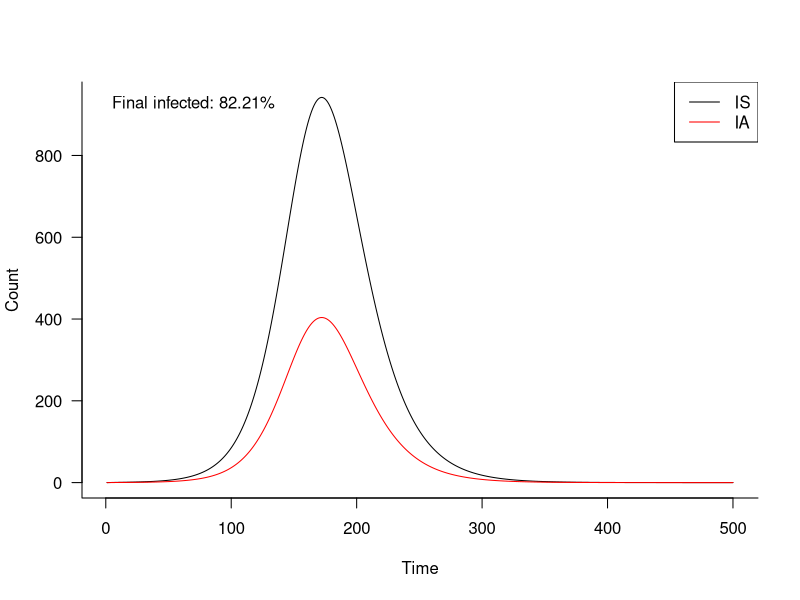
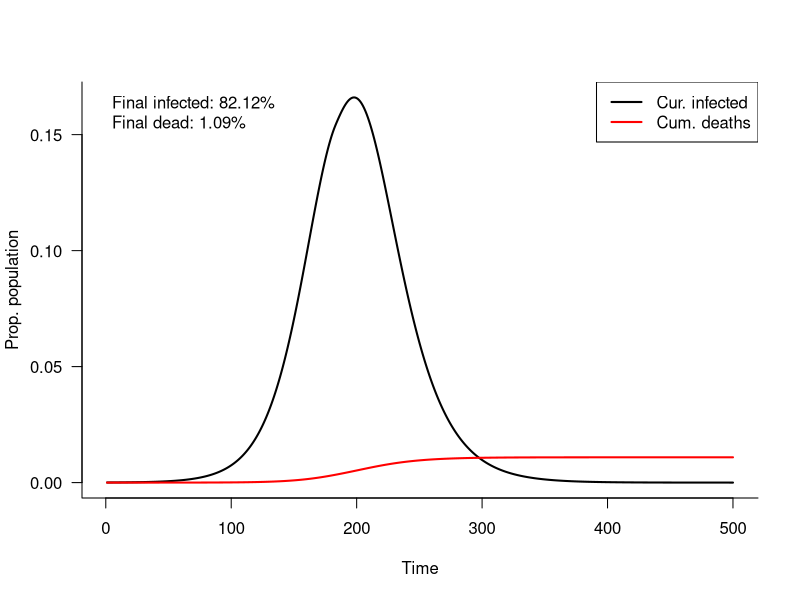

These figures' R source, in order: (Note: this script raises an error after producing the figures.)
#################################################
#################################################
# FACE MASK USE AND OPTIMAL RESOURCE ALLOCATION
# DURING THE COVID-19 PANDEMIC
# Colin Worby & Hsiao-Han Chang
# cworby@broadinstitute.org
# hhchang@life.nthu.edu.tw
# 2020-04-26
#################################################
#################################################
library(deSolve)
###################################
# Specify basic model structure
# S - E - IP - IS/IA - R
# No mask use/interventions

basic2Imodel <- function(t, y, params) {
  
  S <- y[1]; E <- y[2]; IP <- y[3]; IS <- y[4]; IA <- y[5]; R <- y[6]
  N <- S+E+IP+IS+IA+R 
  
  with(as.list(c(params)), {

    dS <- -S*beta*(IS+asym.inf*(IA+IP))/N # susceptible
    dE <- S*beta*(IS+asym.inf*(IA+IP))/N - a1*E # exposed
    dIP <- a1*E - a2*IP # presymptomatic (but infectious)
    dIS <- a2*(1-p.asym)*IP - gS*IS # symptomatic
    dIA <- a2*p.asym*IP - gA*IA # mild/asymptomatic
    dR <- gS*IS+gA*IA # removed
    ret <- c(dS, dE, dIP, dIS, dIA, dR)
    list(ret)
  })
}

# Specify parameters
R0 <- 2.1 # basic reproduction number
asym.inf <- 0.5 # relative infectiousness of asymptomatic/mildly symptomatic cases
p.asym <- 0.3 # proportion of cases that are asymptomatic/mildly/ symptomatic
N <- 10000 # population size

# Progression rates
a1 <- 1/1 # E -> IP
a2 <- 1/5 # IP -> I
gS <- 1/14 # IS -> R
gA <- 1/14 # IA -> R

# infection rate under the parameters specified
beta <- R0*a2*gA*gS/(asym.inf*gA*gS + asym.inf*p.asym*a2*gS + (1-p.asym)*a2*gA)
# list of parameters
params <- list(beta=beta, asym.inf=asym.inf, p.asym=p.asym,
               a1=a1, a2=a2, gA=gA, gS=gS)
# Vector of starting values
start <- c(N-1,1,0,0,0,0)
# Time steps to run model
steps <- 1:500
# Run model
out <- lsoda(y=start, times=steps, func=basic2Imodel, parms=params)

# Plot epidemic curves
plot(out[,1], out[,5], type="l", las=1, bty="l", xlab="Time", ylab="Count")
lines(out[,1], out[,6], col="red")
legend("topright", legend=c("IS","IA"), col=c("black","red"), lty=1)
legend("topleft", legend=paste("Final infected: ", round(100*out[max(steps),7]/N,2), "%", sep=""), bty="n")

# Theoretical R0 based on final size
#log(out[max(steps),2]/N)/(out[max(steps),2]/N-1)

#####################################
# RESOURCE ALLOCATION MODEL
# Masks are given to a proportion of susceptibles at the start
# Masks can be provided to a proportion of infected (& detected) individuals
# Mask resources are limited to cover X% of the population

SEIRD_mask_age <- function(t,x,params) {
  
  Se=x[1:2]; Ee=x[3:4]; Ie.pre=x[5:6]; Ie.low_detect=x[7:8]; Ie.low_missed=x[9:10]; Ie.high=x[11:12]
  Sm=x[13:14]; Em=x[15:16]; Im.pre=x[17:18]; Im.low_detect=x[19:20]; Im.low_missed=x[21:22]; Im.high=x[23:24] 
  R=x[25:26]; D=x[27:28]; Nm=x[29] 

  with(as.list(c(params)), {  
    # Are masks available??
    if (Nm>mask.lim) {
      inf.mask.use <- c(0,0)
    }

    dSe <- -Se*inf.rate*(sum( c(sum(Ie.pre+Ie.low_detect+Ie.low_missed)*asym.inf,sum(Ie.high)) ) + 
                           sum( c(sum(Im.pre+Im.low_detect+Im.low_missed)*asym.inf,sum(Im.high)) )*mask.trans)/sum(N)

    dSm <- -Sm*inf.rate*mask.sus*(sum( c(sum(Ie.pre+Ie.low_detect+Ie.low_missed)*asym.inf,sum(Ie.high)) ) +
                                    sum( c(sum(Im.pre+Im.low_detect+Im.low_missed)*asym.inf,sum(Im.high)) )*mask.trans)/sum(N)

    dEe <- Se*inf.rate*(sum( c(sum(Ie.pre+Ie.low_detect+Ie.low_missed)*asym.inf,sum(Ie.high)) ) +
                          sum( c(sum(Im.pre+Im.low_detect+Im.low_missed)*asym.inf,sum(Im.high)) )*mask.trans)/sum(N) - inc.rate*Ee

    dEm <- Sm*inf.rate*mask.sus*(sum( c(sum(Ie.pre+Ie.low_detect+Ie.low_missed)*asym.inf,sum(Ie.high)) ) +
                                   sum( c(sum(Im.pre+Im.low_detect+Im.low_missed)*asym.inf,sum(Im.high)) )*mask.trans)/sum(N) - inc.rate*Em

    dIe.pre <- inc.rate*Ee - prog.rate*Ie.pre
    dIm.pre <- inc.rate*Em - prog.rate*Im.pre
    dIe.low_detect <- detection.rate*p.asym*prog.rate*(1-inf.mask.use)*Ie.pre - rem.rate[1]*Ie.low_detect
    dIm.low_detect <- detection.rate*p.asym*prog.rate*(Im.pre + inf.mask.use*Ie.pre) - rem.rate[1]*Im.low_detect
    dIe.low_missed <- (1-detection.rate)*p.asym*prog.rate*Ie.pre - rem.rate[1]*Ie.low_missed
    dIm.low_missed <- (1-detection.rate)*p.asym*prog.rate*Im.pre - rem.rate[1]*Im.low_missed
    dIe.high <- (1-p.asym)*prog.rate*(1-inf.mask.use)*Ie.pre - rem.rate[2]*Ie.high
    dIm.high <- (1-p.asym)*prog.rate*(Im.pre + inf.mask.use*Ie.pre) - rem.rate[2]*Im.high
    dR <- rem.rate[1]*(Ie.low_detect+Im.low_detect+Ie.low_missed+Im.low_missed)+rem.rate[2]*(1-death.prob)*(Ie.high+Im.high)
    dD <- rem.rate[2]*death.prob*(Ie.high+Im.high)
    dNm <- sum(prog.rate*inf.mask.use*Ie.pre*((1-p.asym) + p.asym*detection.rate))
    drecorded <- (1-p.asym)*prog.rate*(Ie.pre+Im.pre)

    list(c(dSe,dEe,dIe.pre,dIe.low_detect,dIe.low_missed,dIe.high,
           dSm,dEm,dIm.pre,dIm.low_detect,dIm.low_missed,dIm.high,dR,dD,drecorded,dNm))
  })
}

# Set parameters

R0 <- 2.5 # basic reproduction number
asym.inf <- 0.5 # relative infectiousness of mildly/asymptomatic cases
N <- 2E6*c(0.924,0.076) # population structure: young (<70), old (70+)
inc.rate <- 1/1 # incubation E -> I.pre
prog.rate <- 1/5 # progression I.pre -> I.low/high
rem.rate <- c(1/14, 1/14) # mild/symptomatic removal rates
death.prob <- c(0.013,0.097) # YOUNG/ELDERLY - proportion of recorded (severe) cases dying
detection.rate <- 0.44 # detecting low symptomatic cases
p.asym <- c(0.4,0.2) # YOUNG/ELDERLY probability of being asymptomatic
# infection rate derived from specified parameters
inf.rate <- R0*prog.rate*rem.rate/(asym.inf*rem.rate + asym.inf*p.asym*prog.rate + (1-p.asym)*prog.rate)
inf.rate <- sum(inf.rate*(N/sum(N)))
steps <- 1:500 # time steps
inf.init <- 100 # initial infected cases
sus.mask.use <- c(0.1,0.1) # proportion of susceptibles (YOUNG/ELDERLY) wearing a mask at the start of the epidemic
mask.lim <- 0.2*sum(N) # additional masks available for infected cases
inf.mask.use <- c(0.5,0.5) # proportion of detected cases (not previously wearing a mask) who adopt mask use (YOUNG/ELDERLY)
mask.sus <- 0.75 # relative susceptibility of a mask wearer (1-protection)
mask.trans <- 0.5 # relative transmissibility of a mask wearer (1-containment)

# parameter vector
params <- list(N=N, inf.rate=inf.rate, rem.rate=rem.rate, inc.rate=inc.rate, detection.rate=detection.rate,
               prog.rate=prog.rate, inf.mask.use=inf.mask.use, mask.trans=mask.trans, asym.inf=asym.inf,
               mask.lim=mask.lim, mask.sus=mask.sus, death.prob=death.prob, p.asym=p.asym)
# start vector
x=c(N*(1-sus.mask.use),0,0,inf.init,0,0,0,0,0,0,0,
    N*sus.mask.use,0,0,0,0,0,0,0,0,0,0,
    0,0,0,0,0,0,0)

# Run model
out = as.data.frame(ode(x, steps, SEIRD_mask_age, params)) 
comps <- c("S","E","I.pre","I.low_detect","I.low_missed","I.high") # compartment names
# output names
nm <- c("time",paste(rep(paste(as.character(sapply(comps,rep,2)),c("y","o"), sep="_"),2), 
                     c(rep("e",12),rep("m",12)), sep=""),
        paste(as.character(sapply(c("R","D","recorded"),rep,2)),c("y","o"), sep="_"), "Nm")
names(out) <- nm # y=young, o=elderly, m=mask, e=no mask 

# Plot output
infcurve <- apply(out[,grep("I",names(out))],1,sum)/sum(N)
plot(steps, infcurve, lwd=2, type="l", bty="l", las=1, ylab="Prop. population", xlab="Time")
lines(steps, (out$D_o+out$D_y)/sum(N), lwd=2, col="red")
legend("topright", col=c("black","red"), legend=c("Cur. infected", "Cum. deaths"), lwd=2)
legend("topleft", legend=c(paste("Final infected: ", round(100*sum(out[max(steps),grep("R",nm)])/sum(N),2), "%", sep=""),
                           paste("Final dead: ", round(100*sum(out[max(steps),grep("D",nm)])/sum(N),2), "%", sep="")), bty="n")

# Compare dynamics across different mask deployment strategies
tot.masks <- 0.4 # resources to cover this fraction of the population
mask.sus <- 0.75 # relative susceptibility of a mask wearer (1-protection)
mask.trans <- 0.5 # relative transmissibility of a mask wearer (1-containment)
steps <- 1:1000
model_names <- c("S1", "S2", "S3a", "S3b", "S3c", "S4")
full_model_names <- c("100% naive", "100% elderly", "75% elderly+25% inf", 
                      "50% elderly+50% inf", "25% elderly+75% inf", "100% inf")
inf.mask.use <- rbind(c(0,0),c(0,0),c(1,1),c(1,1),c(1,1),c(1,1))
sus.mask.use <- rbind(rep(tot.masks,2),
                      c(max(c(0,sum(N)*tot.masks-N[2]))/N[1],min(c(N[2],(sum(N)*tot.masks)))/N[2]),
                      c(max(c(0,sum(N)*tot.masks*(1-0.25)-N[2]))/N[1],min(c(N[2],sum(N)*tot.masks*(1-0.25)))/N[2]),
                      c(max(c(0,sum(N)*tot.masks*(1-0.5)-N[2]))/N[1],min(c(N[2],sum(N)*tot.masks*(1-0.5)))/N[2]),
                      c(max(c(0,sum(N)*tot.masks*(1-0.75)-N[2]))/N[1],min(c(N[2],(sum(N)*tot.masks*(1-0.75))))/N[2]),
                      c(0,0))
mask.lim <- c(0,0,0.25,0.5,0.75,1)*sum(N)*tot.masks

colz <- c("pink", "lightgreen", "lightblue", "steelblue1", "royalblue", "salmon")
plot(NULL, xlim=c(0,max(time)), ylim=c(0,0.2), las=1, xlab="Time", ylab="Prop. population", bty="l")
for (j in 1:length(model_names)) {
  params <- list(N=N, inf.rate=inf.rate, rem.rate=rem.rate, inc.rate=inc.rate, detection.rate=detection.rate,
                 prog.rate=prog.rate, inf.mask.use=inf.mask.use[j,], mask.trans=mask.trans, asym.inf=asym.inf,
                 mask.lim=mask.lim[j], mask.sus=mask.sus, death.prob=death.prob, p.asym=p.asym)
  x=c(N*(1-sus.mask.use[j,]),0,0,inf.init,0,0,0,0,0,0,0,
      N*sus.mask.use[j,],0,0,0,0,0,0,0,0,0,0,
      0,0,0,0,0,0,0)
  out = as.data.frame(ode(x, steps, SEIRD_mask_age, params)) 
  names(out) <- nm
  infcurve <- apply(out[,grep("I",names(out))],1,sum)/sum(N)
  lines(steps, infcurve, col=colz[j], lwd=2)
}
legend("topright", legend=full_model_names, lwd=2, col=colz, title="Mask allocation")


##############################################
#### supply and demand model 

seirAP.ode <- function(t,x,params) {
  
  Se= x[1]        #susceptible, mask non-wearers
  Sm= x[2]        #susceptible, mask wearers
  Ee= x[3]        #exposed, mask non-wearers
  Em= x[4]        #exposed, mask wearers
  Ipe= x[5]       #pre-symptomatic, mask non-wearers
  Ipm= x[6]       #pre-symptomatic, mask wearers
  Iae= x[7]       #asymptomatic, mask non-wearers
  Iam= x[8]       #asymptomatic, mask wearers
  Ise= x[9]       #symptomatic, mask non-wearers
  Ism= x[10]      #symptomatic, mask wearers
  Re= x[11]       #recover, mask non-wearers
  Rm= x[12]       #recover, mask wearers
  M= x[13]        #mask 
  C= x[14]        #cumulative number of infections
  
  a <- params$a   #ratio of infectiouseness (beta_s/beta_a)
  N <- params$N   #population size
  alpha1 <- params$alpha1       #rate from exposed to pre-symptomatic
  alpha2 <- params$alpha2       #rate from pre-symptomatic to asymptomatic/symptomatic
  gamma_a <- params$gamma_a     #recovery rate for asymptomatic
  gamma_s <- params$gamma_s     #recovery rate for symptomatic
  R0 <- params$R0               #R0
  Pa <- params$Pa               #prop of asymptomatic infections
  Ps <- params$Ps               #relative susceptibility with mask
  Pi <- params$Pi               #relative transmissibility with mask
  omega_s_factor <- params$omega_s_factor       #ratio of rate of wearing masks (omega_s/omega_a)
  omega_a_k1 <- params$omega_a_k1               #k1, the rate of demand increase
  omega_a_k2 <- params$omega_a_k2               #k2, the timing of demand, defined as the number of reported cases when half the population seeks face masks
  mu <- params$mu                               #1/mu = average time of wearing disposable mask
  B <- params$B                                 #daily mask production
  omega_a= (1/(1+ exp(-omega_a_k1*(C-omega_a_k2))))    #the rate of healthy and asymptomatic non-wearers acquiring masks 
  omega_s= omega_a*omega_s_factor                      #the rate of symptomatic non-wearers acquiring masks 
  beta_s= R0*(2*alpha2*gamma_s/(2*alpha2 + gamma_s- Pa*alpha2)) #infection rate of symptomatic individuals 
  beta_a= beta_s*a                                              #infection rate of asymptomatic individuals 
  
  dSe <- -(beta_a*(Ipe + Iae + Ipm*Pi + Iam*Pi) + beta_s*(Ism*Pi + Ise))*Se/N + mu*Sm - omega_a*M/N*Se
  dSm <- -(beta_a*(Ipe + Iae + Ipm*Pi + Iam*Pi) + beta_s*(Ism*Pi + Ise))*Sm/N*Ps + omega_a*M/N*Se - mu*Sm
  dEe <- (beta_a*(Ipe + Iae + Ipm*Pi + Iam*Pi) + beta_s*(Ism*Pi + Ise))*Se/N - alpha1*Ee + mu*Em - omega_a*M/N*Ee
  dEm <- (beta_a*(Ipe + Iae + Ipm*Pi + Iam*Pi) + beta_s*(Ism*Pi + Ise))*Sm/N*Ps - alpha1*Em + omega_a*M/N*Ee - mu*Em
  dIpe <- alpha1*Ee - omega_a*M/N*Ipe + mu*Ipm - alpha2*Ipe
  dIpm <- alpha1*Em + omega_a*M/N*Ipe - mu*Ipm - alpha2*Ipm
  dIae <- alpha2*Ipe*Pa - Iae*gamma_a + mu*Iam - omega_a*M/N*Iae
  dIam <- alpha2*Ipm*Pa - Iam*gamma_a - mu*Iam + omega_a*M/N*Iae
  dIse <- alpha2*Ipe*(1-Pa) - Ise*gamma_s + mu*Ism - omega_s*M/N*Ise
  dIsm <- alpha2*Ipm*(1-Pa) - Ism*gamma_s - mu*Ism + omega_s*M/N*Ise
  dRe <- Iae*gamma_a + Ise*gamma_s + mu*Rm - omega_a*M/N*Re
  dRm <- Iam*gamma_a + Ism*gamma_s - mu*Rm + omega_a*M/N*Re
  dM <- B - ((Se + Ee + Ipe + Iae + Re)*omega_a+Ise*omega_s)*M/N
  dC <- alpha2*Ipe*(1-Pa) + alpha2*Ipm*(1-Pa)
  return(list(c(dSe, dSm, dEe, dEm, dIpe, dIpm, dIae, dIam, dIse, dIsm, dRe, dRm, dM, dC)))
}

#### basic demo ####
# parameters
R0= 2.5
a= 0.5                  #the ratio of asymptomatic infectiousness to symptomatic infectiousness 
Pa= 0.3                 #the probability of being asymptomatic
gamma_a= 1/14           #recovery rate for asymptomatic cases
gamma_s= 1/14           #recovery rate for symptomatic cases
alpha1= 1/1             #rate from exposed to presymptomatic
alpha2= 1/5             #rate from presymptomatic to asymptomatic/symptomatic
mu= 1                   #1/mu = average time of wearing disposable mask
k1= 0.1                 #the rate of demand increase
k2= 100                 #the timing of demand, defined as the number of reported cases when half the population seeks face masks
Pi= 0.5                 #relative transmissibility with mask
Ps= 0.75                #relative susceptibility with mask
omega_s_factor = 1000   #ratio of rate of wearing masks (omega_s/omega_a)
B = 2*10^6              #daily mask production
N = 23.6*10^6           #population size
params <- list(N=N, alpha1= alpha1, alpha2= alpha2, gamma_a= gamma_a, gamma_s= gamma_s, R0= R0, Pa= Pa, Ps= Ps, Pi= Pi, a=a,
               omega_s_factor= omega_s_factor, mu= mu, omega_a_k1= k1, omega_a_k2= k2, B= B)

x <- c(23576380, 23600, 0, 0, 0, 0, 0, 0, 0, 20, 0, 0, B, 20) #initial conditions (Se, Sm, Ee, Em, Ipe, Ipm, Iae, Iam, Ise, Ism, Re, Rm, M, C)
out = as.data.frame(ode(x, 1:1000, seirAP.ode, params))
colnames(out)= c("time", "Se", "Sm", "Ee", "Em", "Ipe", "Ipm","Iae", "Iam","Ise" ,"Ism", "Re", "Rm", "M","C")

# make plot
plot(NULL, type = "l", xlab="Time (day)", ylab="Count",
     ylim=c(0,max(out[,2:9])), xlim=range(out$time), bty="l", las=1)
cols <- c("darkgreen", "darkgreen", "orange", "orange","purple","purple" , "pink", "pink", "red", "red")
lty <- rep(1:2,5)
for (i in 1:10) {
  lines(out[,1+i], col=cols[i], lty=lty[i], lwd=2)
}
legend("topright", legend=c(names(out)[2:11]), lty=c(lty,1,2), col=c(cols), lwd=2)
